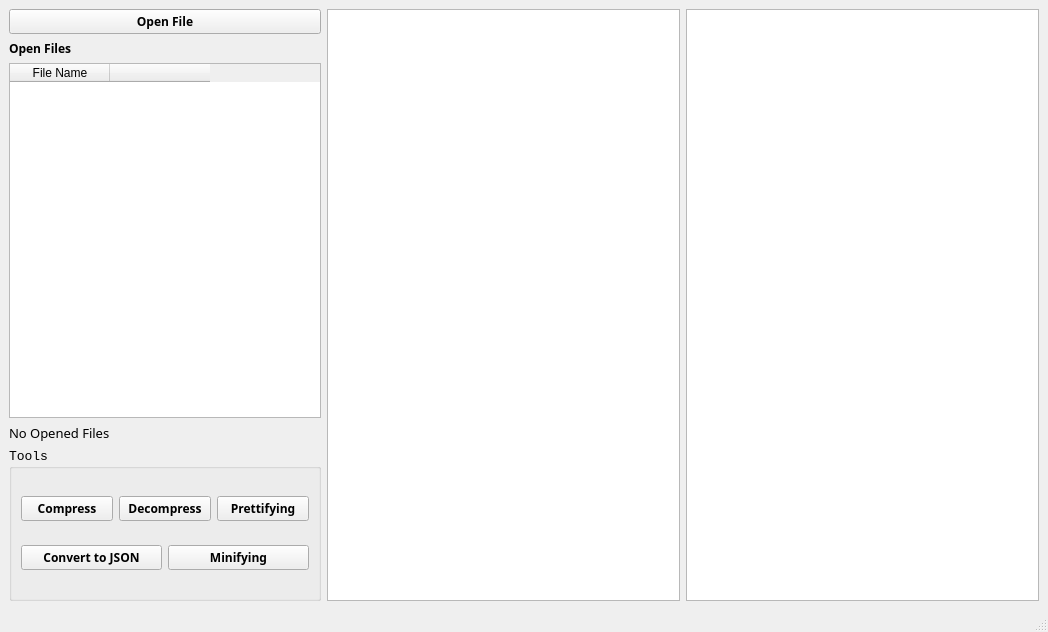
<?xml version="1.0" encoding="UTF-8"?>
<ui version="4.0">
 <class>MainWindow</class>
 <widget class="QMainWindow" name="MainWindow">
  <property name="geometry">
   <rect>
    <x>0</x>
    <y>0</y>
    <width>1048</width>
    <height>632</height>
   </rect>
  </property>
  <property name="windowTitle">
   <string>XML Editor</string>
  </property>
  <property name="styleSheet">
   <string notr="true">MainWindow{
background-color: #EEEEEE;
}</string>
  </property>
  <widget class="QWidget" name="centralwidget">
   <layout class="QGridLayout" name="gridLayout">
    <item row="2" column="0">
     <layout class="QHBoxLayout" name="horizontalLayout_2">
      <item>
       <layout class="QVBoxLayout" name="verticalLayout">
        <item>
         <widget class="QPushButton" name="pushButton">
          <property name="font">
           <font>
            <family>Segoe UI Semibold</family>
            <pointsize>9</pointsize>
            <weight>75</weight>
            <bold>true</bold>
           </font>
          </property>
          <property name="text">
           <string>Open File</string>
          </property>
         </widget>
        </item>
        <item>
         <widget class="QLabel" name="label">
          <property name="font">
           <font>
            <family>Segoe UI Semibold</family>
            <weight>75</weight>
            <bold>true</bold>
           </font>
          </property>
          <property name="text">
           <string>Open Files</string>
          </property>
         </widget>
        </item>
        <item>
         <widget class="QTableWidget" name="tableWidget">
          <property name="enabled">
           <bool>true</bool>
          </property>
          <property name="sizePolicy">
           <sizepolicy hsizetype="Maximum" vsizetype="Expanding">
            <horstretch>0</horstretch>
            <verstretch>0</verstretch>
           </sizepolicy>
          </property>
          <property name="minimumSize">
           <size>
            <width>312</width>
            <height>0</height>
           </size>
          </property>
          <property name="baseSize">
           <size>
            <width>0</width>
            <height>0</height>
           </size>
          </property>
          <property name="styleSheet">
           <string notr="true">QTableWidget{
min-width:310px;
}</string>
          </property>
          <property name="horizontalScrollBarPolicy">
           <enum>Qt::ScrollBarAlwaysOff</enum>
          </property>
          <column>
           <property name="text">
            <string>File Name</string>
           </property>
          </column>
          <column>
           <property name="text">
            <string/>
           </property>
          </column>
         </widget>
        </item>
        <item>
         <widget class="QLabel" name="savedLabel">
          <property name="font">
           <font>
            <family>Segoe UI Semibold</family>
            <pointsize>10</pointsize>
           </font>
          </property>
          <property name="text">
           <string>No Opened Files</string>
          </property>
         </widget>
        </item>
        <item>
         <widget class="QGroupBox" name="groupBox">
          <property name="font">
           <font>
            <family>Consolas</family>
            <pointsize>10</pointsize>
           </font>
          </property>
          <property name="styleSheet">
           <string notr="true">QGroupBox{
	min-height:135px;
}</string>
          </property>
          <property name="title">
           <string>Tools</string>
          </property>
          <layout class="QVBoxLayout" name="verticalLayout_2">
           <item>
            <layout class="QHBoxLayout" name="horizontalLayout">
             <item>
              <widget class="QPushButton" name="compressBtn">
               <property name="font">
                <font>
                 <family>Segoe UI Semibold</family>
                 <pointsize>9</pointsize>
                 <weight>75</weight>
                 <bold>true</bold>
                </font>
               </property>
               <property name="text">
                <string>Compress</string>
               </property>
              </widget>
             </item>
             <item>
              <widget class="QPushButton" name="deCompBtn">
               <property name="font">
                <font>
                 <family>Segoe UI Semibold</family>
                 <pointsize>9</pointsize>
                 <weight>75</weight>
                 <bold>true</bold>
                </font>
               </property>
               <property name="text">
                <string>Decompress</string>
               </property>
              </widget>
             </item>
             <item>
              <widget class="QPushButton" name="prettyBtn">
               <property name="font">
                <font>
                 <family>Segoe UI Semibold</family>
                 <pointsize>9</pointsize>
                 <weight>75</weight>
                 <bold>true</bold>
                </font>
               </property>
               <property name="text">
                <string>Prettifying</string>
               </property>
              </widget>
             </item>
            </layout>
           </item>
           <item>
            <layout class="QHBoxLayout" name="horizontalLayout_3">
             <item>
              <widget class="QPushButton" name="jsonBtn">
               <property name="font">
                <font>
                 <family>Segoe UI Semibold</family>
                 <pointsize>9</pointsize>
                 <weight>75</weight>
                 <bold>true</bold>
                </font>
               </property>
               <property name="text">
                <string>Convert to JSON</string>
               </property>
              </widget>
             </item>
             <item>
              <widget class="QPushButton" name="miniBtn">
               <property name="font">
                <font>
                 <family>Segoe UI Semibold</family>
                 <pointsize>9</pointsize>
                 <weight>75</weight>
                 <bold>true</bold>
                </font>
               </property>
               <property name="text">
                <string>Minifying</string>
               </property>
              </widget>
             </item>
            </layout>
           </item>
          </layout>
         </widget>
        </item>
       </layout>
      </item>
      <item>
       <widget class="QPlainTextEdit" name="plainTextEdit">
        <property name="enabled">
         <bool>true</bool>
        </property>
        <property name="font">
         <font>
          <family>Consolas</family>
         </font>
        </property>
        <property name="readOnly">
         <bool>false</bool>
        </property>
       </widget>
      </item>
      <item>
       <widget class="QTextBrowser" name="textBrowser">
        <property name="font">
         <font>
          <family>Consolas</family>
         </font>
        </property>
        <property name="undoRedoEnabled">
         <bool>true</bool>
        </property>
        <property name="readOnly">
         <bool>false</bool>
        </property>
       </widget>
      </item>
     </layout>
    </item>
   </layout>
  </widget>
  <widget class="QMenuBar" name="menubar">
   <property name="geometry">
    <rect>
     <x>0</x>
     <y>0</y>
     <width>1048</width>
     <height>21</height>
    </rect>
   </property>
  </widget>
  <widget class="QStatusBar" name="statusbar"/>
 </widget>
 <resources/>
 <connections/>
</ui>
